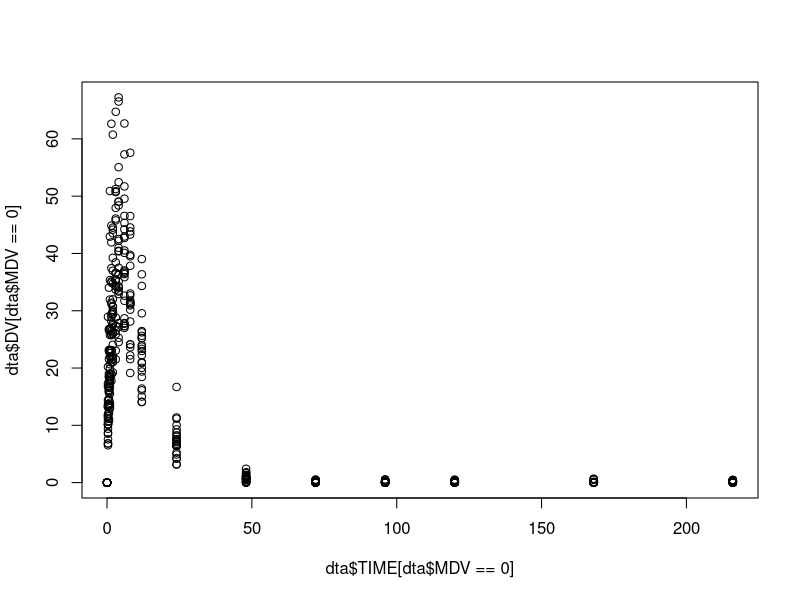
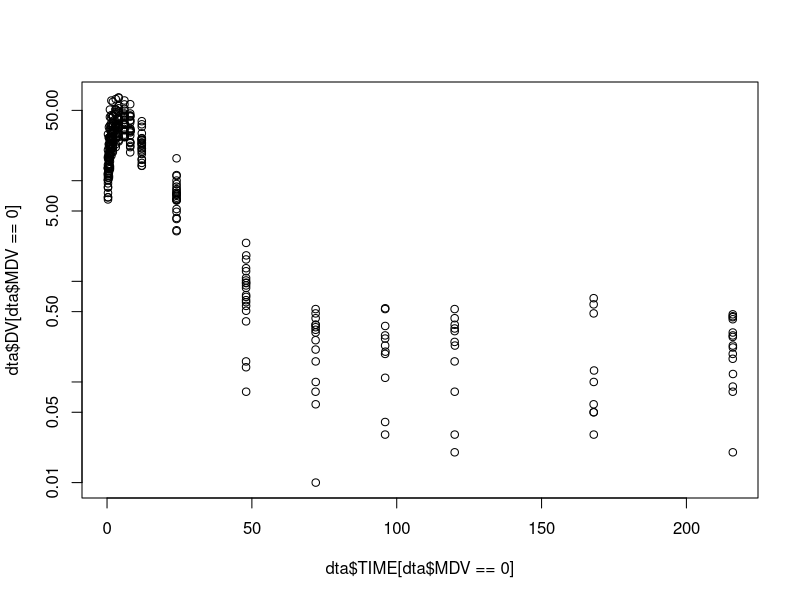
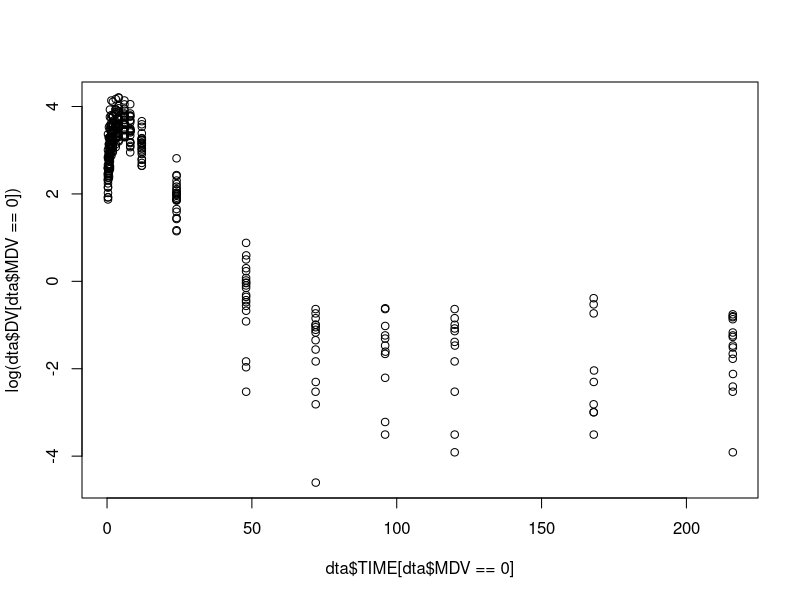
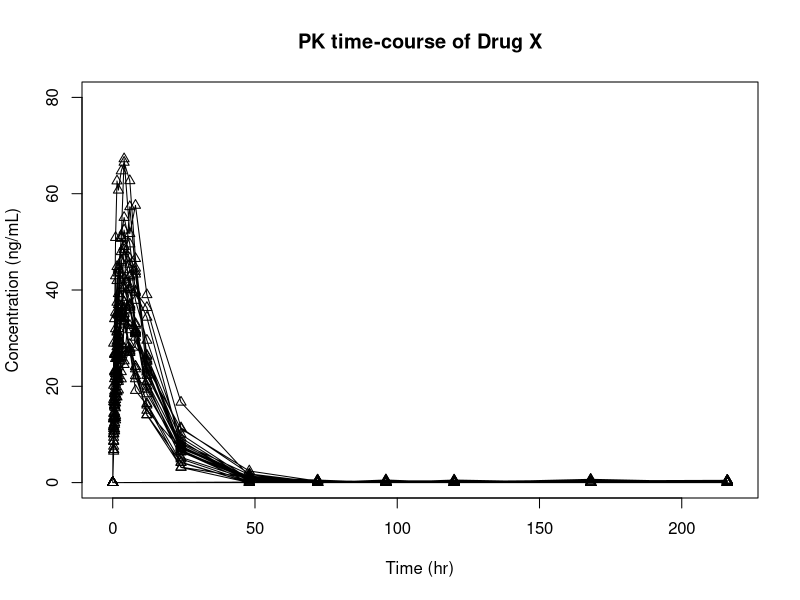
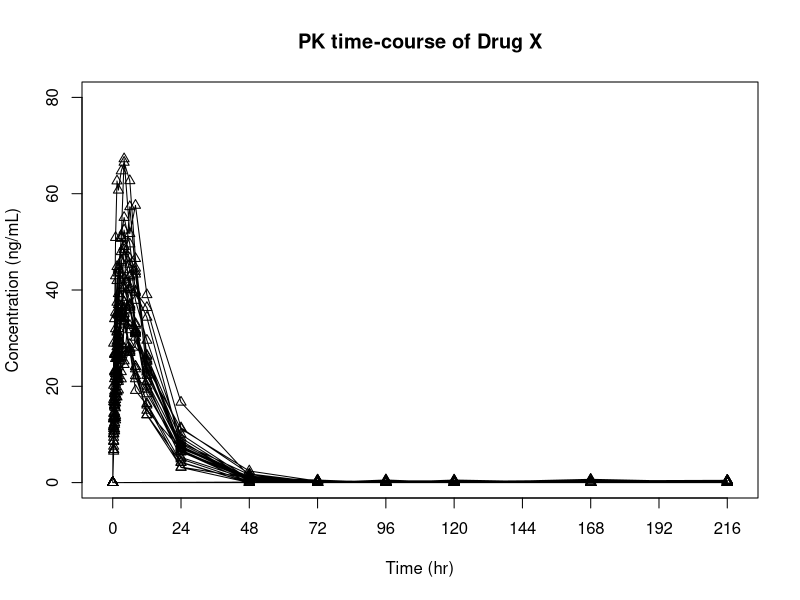
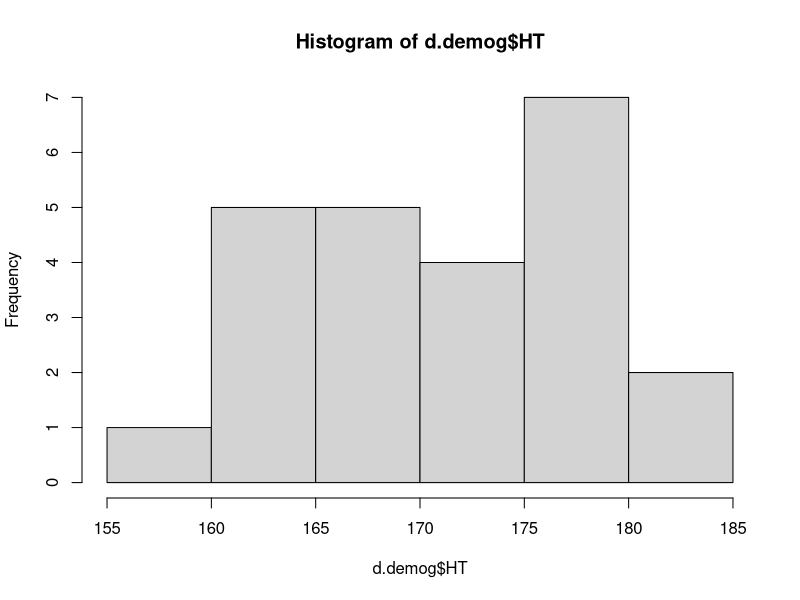
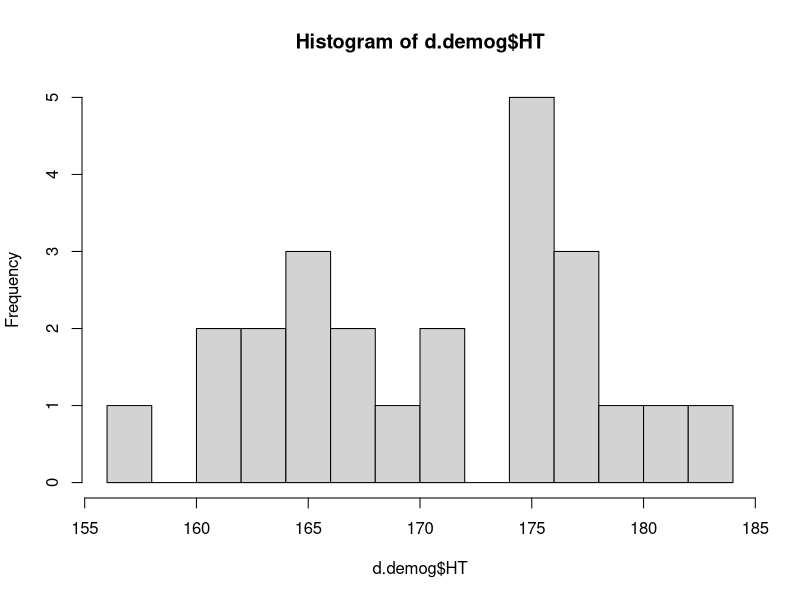
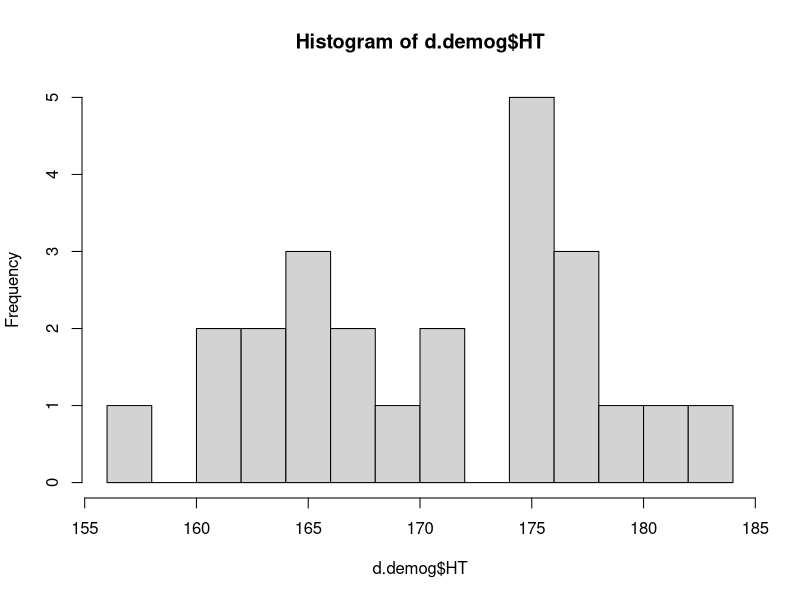

Write R code to recreate these figures, in order.
## ---- chunk 1
dta <- read.csv("PK.csv")
head(dta)
str(dta)
## ---- chunk 2

plot(dta$TIME[dta$MDV==0], dta$DV[dta$MDV==0])

plot(dta$TIME[dta$MDV==0], dta$DV[dta$MDV==0], log="y")

plot(dta$TIME[dta$MDV==0], log(dta$DV[dta$MDV==0]))

plot(dta$TIME[dta$MDV==0], dta$DV[dta$MDV==0]
     , xlab="Time (hr)", ylab="Concentration (ng/mL)" 
     , type="o", pch=2, col=1, main="PK time-course of Drug X"
     , xlim =c(-2,218), ylim=c(0,80))

plot(dta$TIME[dta$MDV==0], dta$DV[dta$MDV==0], axes=F,
     , xlab="Time (hr)", ylab="Concentration (ng/mL)" 
     , type="o", pch=2, col=1, main="PK time-course of Drug X"
     , xlim =c(-2,218), ylim=c(0,80))
axis(1, at=seq(0, 218, 24))
axis(2)
box()
## ---- chunk 3

d.demog <- read.csv("DEMOG.csv")

hist(d.demog$HT)

hist(d.demog$HT, breaks=10)
hist(d.demog$HT, nclass=10)
## ---- chunk 4
hist (d.demog$HT, probability=TRUE, breaks=10)
lines(density(d.demog$HT))


hist (d.demog$HT, probability=TRUE, breaks=9, xaxt="n"
      , main="Histogram for Height", xlab="Height (cm)", ylab="Probability (%)")
axis(1, at=seq(min(d.demog$HT), max(d.demog$HT), 3))
lines(density(d.demog$HT))


hist (d.demog$HT, probability=TRUE, breaks=9, xaxt="n"
      , main="Histogram for Height", xlab="Height (cm)", ylab="Probability (%)"
      , col = "lightblue", border = "pink")
axis(1, at=seq(min(d.demog$HT), max(d.demog$HT), 3))
lines(density(d.demog$HT))

## ---- chunk 5
boxplot(d.demog$WT)

boxplot(d.demog$WT ~ d.demog$SEX)

boxplot(split(d.demog$WT, d.demog$SEX))

boxplot(WT ~ SEX, data=d.demog)

boxplot(d.demog$WT ~ d.demog$SEX
        , names=c("Male","Female"), ylab="AGE, year", ylim=c(min(d.demog$WT)-2, max(d.demog$WT)+2)
        , col="pink")

boxplot(d.demog$WT ~ d.demog$SEX
        , names=c("Male","Female"), ylab="AGE, year", ylim=c(min(d.demog$WT)-2, max(d.demog$WT)+2)
        , col=c("lightblue", "salmon"), width=c(0.6, 1))
## ---- chunk 6
boxplot(d.demog$WT ~ d.demog$SEX
        , names=c("Male","Female"), ylab="AGE, year", ylim=c(min(d.demog$WT)-2, max(d.demog$WT)+2)
        , col=c("lightblue", "salmon")
        , varwidth=TRUE)
## ---- chunk 7
barplot(d.demog$HT)

VADeaths

barplot(VADeaths, border = "dark blue")

barplot(VADeaths, col = rainbow(20))

barplot(VADeaths, col = heat.colors(8))

barplot(VADeaths, col = gray.colors(4))

barplot(VADeaths, col = gray.colors(4), log="x")
barplot(VADeaths, col = gray.colors(4), log="y")
barplot(VADeaths, col = gray.colors(4), log="xy")
## ---- chunk 8
drug.X.market <- c(0.12, 0.29, 0.32, 0.22, 0.11, 0.28)
names(drug.X.market) <- c("South Korea","China","USA","Japan","Austria","EU")
pie(drug.X.market)
## ---- chunk 9
pct.95 <- read.csv("pct95.csv")
matplot(pct.95[,1], pct.95[,2:ncol(pct.95)], pch=1)

matplot(pct.95[,1], pct.95[,2:ncol(pct.95)], pch=1, col=c(1,2,1), type="l", lty=1, lwd=c(1,2,1))
## ---- chunk 10
pairs(d.demog)
## ---- chunk 11
pairs(d.demog, panel = panel.smooth)

panel.cor <- function(x, y, digits=2, prefix="", cex.cor)
{
    usr <- par("usr"); on.exit(par(usr))
    par(usr = c(0, 1, 0, 1))
    r = (cor(x, y))
    txt <- format(c(r, 0.123456789), digits=digits)[1]
    txt <- paste(prefix, txt, sep="")
    if(missing(cex.cor)) cex <- 1.5
    text(0.5, 0.5, txt, cex = 1.5)
}

pairs(d.demog, lower.panel=panel.smooth, upper.panel=panel.cor) 


## ---- chunk 12
plot(pct.95$TIME, pct.95$PCT50, main="PK of Drug X"
     , type="l", xlab="Time (h)", ylab="Concentration (ng/ml)"
     , ylim=range(0,80), lty=1, col="red", lwd=2)

plot(dta$TIME[dta$MDV==0], dta$DV[dta$MDV==0], main="PK of Drug X"
     , type="n", xlab="Time (h)", ylab="Concentration (ng/ml)"
     , ylim=range(0,80))
points(dta$TIME[dta$MDV==0], dta$DV[dta$MDV==0], pch = 16, cex=0.8)
lines(dta$TIME[dta$MDV==0], dta$DV[dta$MDV==0], col="black", lwd=1)
abline(40, 0, col="red", lty=2)                               # abline(a,b): y=a+b*x
legend("topright", legend=c("Individual concentrations")
       , lty=1, col="black")
## ---- chunk 13
plot(c(1, 10), c(1, 6), type = "n")
polygon(c(2,8,8,2), c(5,4,3,2), col="lightgreen")


plot(c(1, 9), 1:2, type = "n")
polygon(1:9, c(2,1,2,1,1,2,1,2,1),
        col = c("red", "blue"),
        border = c("green", "yellow"),
        lwd = 3, lty = c("dashed", "solid"))
## ---- chunk 14
pdf("PK_of_Drug_X.pdf")

plot(dta$TIME[dta$MDV==0], dta$DV[dta$MDV==0], main="PK of Drug X"
     , type="n", xlab="Time (h)", ylab="Concentration (ng/ml)"
     , ylim=range(0,80))
points(dta$TIME[dta$MDV==0], dta$DV[dta$MDV==0], pch = 16, cex=0.8)
lines(dta$TIME[dta$MDV==0], dta$DV[dta$MDV==0], col="black", lwd=1)
abline(40, 0, col="red", lty=2)                               #abline(a,b): y=a+b*x
legend("topright", legend=c("Individual concentrations")
       , lty=1, col="black")

dev.off()
## ---- chunk 15
png("PK_of_Drug_X.png")

plot(dta$TIME[dta$MDV==0], dta$DV[dta$MDV==0], main="PK of Drug X"
     , type="n", xlab="Time (h)", ylab="Concentration (ng/ml)"
     , ylim=range(0,80))
points(dta$TIME[dta$MDV==0], dta$DV[dta$MDV==0], pch = 16, cex=0.8)
lines(dta$TIME[dta$MDV==0], dta$DV[dta$MDV==0], col="black", lwd=1)
abline(40, 0, col="red", lty=2)                               #abline(a,b): y=a+b*x
legend("topright", legend=c("Individual concentrations")
       , lty=1, col="black")

dev.off()
